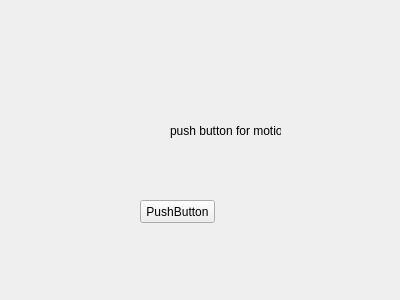
<?xml version="1.0" encoding="UTF-8"?>
<ui version="4.0">
 <class>Form</class>
 <widget class="QWidget" name="Form">
  <property name="geometry">
   <rect>
    <x>0</x>
    <y>0</y>
    <width>400</width>
    <height>300</height>
   </rect>
  </property>
  <property name="windowTitle">
   <string>Form</string>
  </property>
  <widget class="QPushButton" name="pushButton">
   <property name="geometry">
    <rect>
     <x>140</x>
     <y>200</y>
     <width>75</width>
     <height>23</height>
    </rect>
   </property>
   <property name="text">
    <string>PushButton</string>
   </property>
  </widget>
  <widget class="QLabel" name="label">
   <property name="geometry">
    <rect>
     <x>170</x>
     <y>100</y>
     <width>111</width>
     <height>61</height>
    </rect>
   </property>
   <property name="text">
    <string>push button for motion</string>
   </property>
  </widget>
 </widget>
 <resources/>
 <connections/>
</ui>
